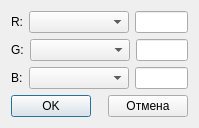
<?xml version="1.0" encoding="UTF-8"?>
<ui version="4.0">
 <class>DlgCreateImgPoly</class>
 <widget class="QDialog" name="DlgCreateImgPoly">
  <property name="geometry">
   <rect>
    <x>0</x>
    <y>0</y>
    <width>199</width>
    <height>127</height>
   </rect>
  </property>
  <property name="windowTitle">
   <string>Dialog</string>
  </property>
  <layout class="QGridLayout" name="gridLayout_5">
   <item row="0" column="0">
    <layout class="QGridLayout" name="gridLayout_2">
     <item row="0" column="0">
      <widget class="QLabel" name="label">
       <property name="text">
        <string>R:</string>
       </property>
      </widget>
     </item>
     <item row="0" column="1">
      <widget class="QComboBox" name="ComboRCh">
       <property name="sizePolicy">
        <sizepolicy hsizetype="MinimumExpanding" vsizetype="Fixed">
         <horstretch>0</horstretch>
         <verstretch>0</verstretch>
        </sizepolicy>
       </property>
       <property name="minimumSize">
        <size>
         <width>100</width>
         <height>0</height>
        </size>
       </property>
      </widget>
     </item>
     <item row="0" column="2">
      <spacer name="horizontalSpacer_2">
       <property name="orientation">
        <enum>Qt::Horizontal</enum>
       </property>
       <property name="sizeHint" stdset="0">
        <size>
         <width>40</width>
         <height>20</height>
        </size>
       </property>
      </spacer>
     </item>
     <item row="0" column="3">
      <widget class="QLineEdit" name="EditRKof"/>
     </item>
    </layout>
   </item>
   <item row="1" column="0">
    <layout class="QGridLayout" name="gridLayout_3">
     <item row="0" column="0">
      <widget class="QLabel" name="label_2">
       <property name="text">
        <string>G:</string>
       </property>
      </widget>
     </item>
     <item row="0" column="1">
      <widget class="QComboBox" name="ComboGCh">
       <property name="sizePolicy">
        <sizepolicy hsizetype="Expanding" vsizetype="Fixed">
         <horstretch>0</horstretch>
         <verstretch>0</verstretch>
        </sizepolicy>
       </property>
       <property name="minimumSize">
        <size>
         <width>100</width>
         <height>0</height>
        </size>
       </property>
      </widget>
     </item>
     <item row="0" column="2">
      <spacer name="horizontalSpacer_3">
       <property name="orientation">
        <enum>Qt::Horizontal</enum>
       </property>
       <property name="sizeHint" stdset="0">
        <size>
         <width>40</width>
         <height>20</height>
        </size>
       </property>
      </spacer>
     </item>
     <item row="0" column="3">
      <widget class="QLineEdit" name="EditGKof"/>
     </item>
    </layout>
   </item>
   <item row="2" column="0">
    <layout class="QGridLayout" name="gridLayout_4">
     <item row="0" column="0">
      <widget class="QLabel" name="label_3">
       <property name="text">
        <string>B:</string>
       </property>
      </widget>
     </item>
     <item row="0" column="1">
      <widget class="QComboBox" name="ComboBCh">
       <property name="sizePolicy">
        <sizepolicy hsizetype="Expanding" vsizetype="Fixed">
         <horstretch>0</horstretch>
         <verstretch>0</verstretch>
        </sizepolicy>
       </property>
       <property name="minimumSize">
        <size>
         <width>100</width>
         <height>0</height>
        </size>
       </property>
      </widget>
     </item>
     <item row="0" column="2">
      <spacer name="horizontalSpacer_4">
       <property name="orientation">
        <enum>Qt::Horizontal</enum>
       </property>
       <property name="sizeHint" stdset="0">
        <size>
         <width>40</width>
         <height>20</height>
        </size>
       </property>
      </spacer>
     </item>
     <item row="0" column="3">
      <widget class="QLineEdit" name="EditBKof"/>
     </item>
    </layout>
   </item>
   <item row="3" column="0">
    <layout class="QGridLayout" name="gridLayout">
     <item row="0" column="0">
      <widget class="QPushButton" name="ButtonOK">
       <property name="text">
        <string>OK</string>
       </property>
      </widget>
     </item>
     <item row="0" column="1">
      <spacer name="horizontalSpacer">
       <property name="orientation">
        <enum>Qt::Horizontal</enum>
       </property>
       <property name="sizeHint" stdset="0">
        <size>
         <width>40</width>
         <height>20</height>
        </size>
       </property>
      </spacer>
     </item>
     <item row="0" column="2">
      <widget class="QPushButton" name="ButtonCancel">
       <property name="text">
        <string>Отмена</string>
       </property>
      </widget>
     </item>
    </layout>
   </item>
  </layout>
 </widget>
 <resources/>
 <connections/>
</ui>
